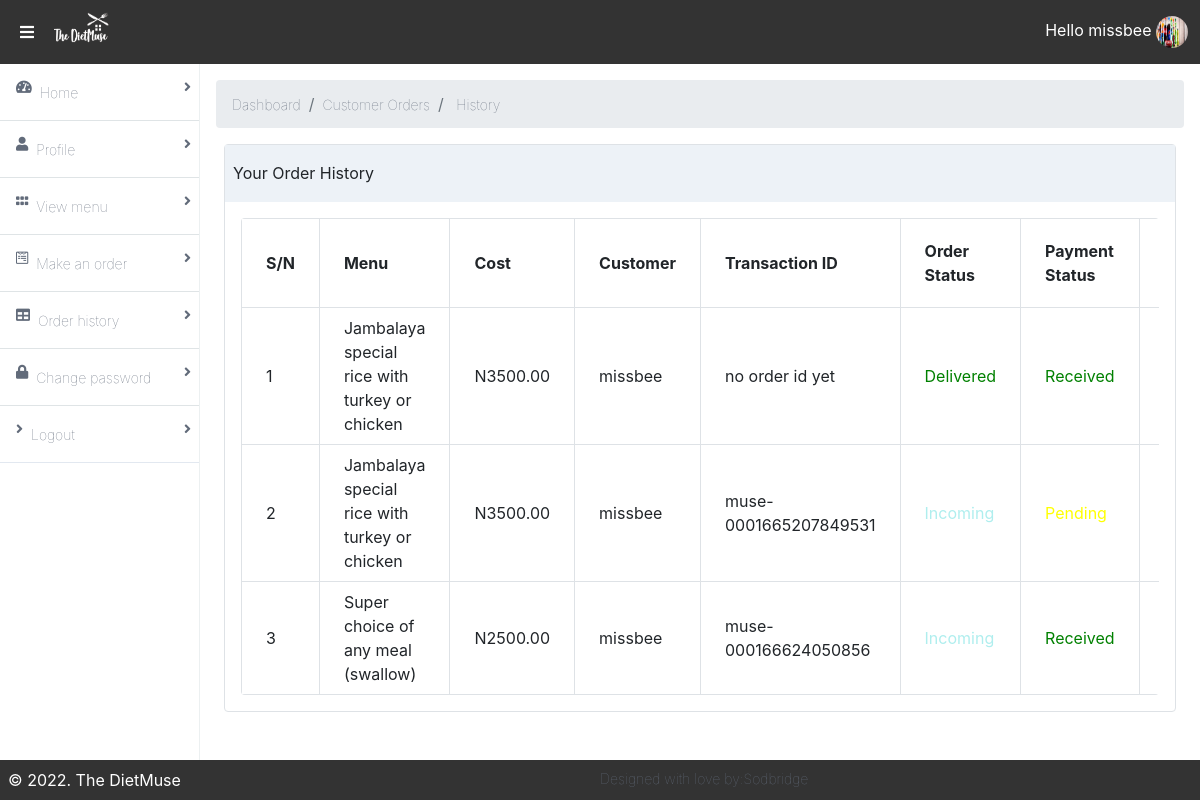
Screenshot of /customer/order-history/ (signed in) with the database file from the repository.
### accounts/models.py (models this page shows, shortened)
class Profile(models.Model):
	gender = (
			('Please select', 'Please select'),
			('Male', 'Male'),
			('Female', 'Female')
		)
	category = (
			('Choose category', 'Choose category'),
			('Monthly', 'Monthly'),
			('Quarterly', 'Quarterly'),
			('Annually', 'Annually'),
		)
	user = models.OneToOneField(User, related_name='profile', on_delete=models.CASCADE)
	dob = models.DateField(blank=True, null=True)
	photo = models.ImageField(upload_to='users', default='default.jpeg', blank=True)
	gender = models.CharField(max_length=100, choices=gender, default='Please Select')
	category = models.CharField(max_length=100, choices=category, blank=True, default='Choose category')
	street_address = models.CharField(max_length=200, blank=True)
	city = models.CharField(max_length=100, blank=True, default='Ondo')
	nationality = models.CharField(max_length=100, blank=True, default='Nigerian')
	state = models.CharField(max_length=200, blank=True, default=100)
	phone_no = models.CharField(max_length=100, blank=True)
	subscribed_member = models.BooleanField(default=False)
	date_created = models.DateTimeField(auto_now_add=True)

### app/models.py (models this page shows, shortened)
class FoodOrder(models.Model):
    menu = models.ForeignKey(Food, related_name='my_food_order', on_delete=models.CASCADE, help_text=u'Select meal.')
    date_needed = models.DateField(help_text=u'Date you need this order: mm/dd/yy')
    no_of_plates = models.CharField(max_length=100, help_text=u'How many many guest(s) owns this meal?')
    message = models.TextField(blank=True, help_text=u'Any special message you want us to know for this order?')
    user = models.ForeignKey(User, related_name='users', on_delete=models.CASCADE, null=True)
    delivery_address = models.TextField(default='Ondo', help_text=u'Please enter the full address for easy delivery.')
    order_status = models.CharField(max_length=50, choices=order_delivery_status, blank=True, default='Received')
    payment_status = models.CharField(max_length=50, choices=order_payment_status, blank=True, default='Pending')
    total_cost = models.DecimalField(max_digits=10, null=True, decimal_places=2)
    order_id = models.CharField(max_length=50, blank=True, default='no order id yet')
    date_created = models.DateTimeField(auto_now=True)
    class Meta:
        ordering = ('-date_created',)

class Food(models.Model):
    name = models.CharField(max_length=200, db_index=True)
    slug = models.SlugField(max_length=200, db_index=True)
    category = models.ForeignKey(Category, related_name='categories', null=True, on_delete=models.CASCADE)
    image = models.ImageField(upload_to='food-menu/',blank=True)
    day = models.CharField(max_length=20, choices=week_choices, default='Munchy Monday')
    description = models.TextField(blank=True)
    return_policy = models.TextField(blank=True, null=True,)
    price = models.DecimalField(max_digits=10, null=True, decimal_places=2)
    available = models.BooleanField(default=True)
    created = models.DateTimeField(auto_now_add=True)
    updated = models.DateTimeField(auto_now=True)
    class Meta:
        index_together = (('id', 'slug'),)
    def __str__(self):
        return self.name

### accounts/views.py (the view)
# urls.py: path('customer/order-history/',order_history, name='order-history'),
@login_required
def order_history(request):
	current_user = request.user
	customer_orders = FoodOrder.objects.filter(user=current_user)
	total_customer_orders = customer_orders.count()
	order_id = int(round(time.time() * 1000))
	print(f'today= 000-{order_id}')
	page = request.GET.get('page')
	paginator = Paginator(customer_orders, 4)
	try:
		customer_orders = paginator.page(page)
	except PageNotAnInteger:
		customer_orders = paginator.page(1) #If page is not an integer deliver the first page
	except EmptyPage:
		customer_orders = paginator.page(paginator.num_pages)
	init_order_cost = 0
	for p in customer_orders:
		total_costs = p.menu.price
		init_order_cost += total_costs
	total_customer_order_costs = init_order_cost
	context = {'customer_orders': customer_orders, 'total_customer_orders':total_customer_orders,\
	'total_customer_order_costs':total_customer_order_costs, 'page':page,}
	return render(request, 'order_history.html', context)

### accounts/templates/order_history.html (shortened to what this page needs)
{% extends 'base.html' %}
{% load static %}
{% load crispy_forms_tags %}
{% block content %}
<main class="bg-white-500 flex-1 p-3 overflow-hidden">
    <nav aria-label="breadcrumb">
      <ol class="breadcrumb">
        <li class="breadcrumb-item"><a class="font-sans font-hairline hover:font-normal text-sm text-nav-item no-underline" href="{% url 'dashboard' %}">Dashboard</a></li>
        <li class="breadcrumb-item"><a class="font-sans font-hairline hover:font-normal text-sm text-nav-item no-underline" href="#">Customer Orders</a></li>
        <li class="breadcrumb-item active" aria-current="page"> <span class="font-sans font-hairline hover:font-normal text-sm text-nav-item no-underline">History</span></li>
      </ol>
    </nav>
    <div class="flex flex-col">
        <div class="flex flex-1  flex-col md:flex-row lg:flex-row mx-2">
            <div class="mb-2 border-solid border-gray-300 rounded border shadow-sm w-full">
                <div class="bg-gray-200 px-2 py-3 border-solid border-gray-200 border-b">
                    Your Order History
                </div>
                <div class="p-3">
                    <table class="table-responsive w-full rounded">
                        <thead>
                          <tr>
                            <th class="border w-1/7 px-4 py-2">S/N</th>
                            <th class="border w-1/7 px-4 py-2">Menu</th>
                            <th class="border w-1/7 px-4 py-2">Cost</th>
                            <th class="border w-1/7 px-4 py-2">Customer</th>
                            <th class="border w-1/7 px-4 py-2">Transaction ID</th>
                            <th class="border w-1/7 px-4 py-2">Order Status</th>
                            <th class="border w-1/7 px-4 py-2">Payment Status</th>
                            <th class="border w-1/7 px-4 py-2">Date of Order</th>
                          </tr>
                        </thead>
                        <tbody>
                          {% for history in customer_orders %}
                            {% if request.user.username == history.user.username %}
                            <tr>
                              <td class="border px-4 py-2">{{ forloop.counter }}</td>
                                <td class="border px-4 py-2">{{ history.menu }}</td>
                                <td class="border px-4 py-2"> N{{ history.menu.price }}</td>
                                <td class="border px-4 py-2">{{ history.user }}</td>
                                <td class="border px-4 py-2">{{ history.order_id }}</td>
                                {% if history.order_status == 'Received' %}
                                  <td class="border px-4 py-2" style="color:blue;">Received</td>
                                {% elif history.order_status == 'Incoming' %}
                                  <td class="border px-4 py-2" style="color:paleturquoise;">Incoming</td>
                                {% elif history.order_status == 'Delivered' %}
                                  <td class="border px-4 py-2" style="color:green;">Delivered</td>
                                {% else %}
                                <td class="border px-4 py-2" style="color:orangered;">Rejected</td>
                                {% endif %}
                                {% if history.payment_status == 'Pending' %}
                                  <td class="border px-4 py-2" style="color:yellow;">Pending</td>
                                {% elif history.payment_status == 'Refunded' %}
                                  <td class="border px-4 py-2" style="color:orangered;">Refunded</td>
                                {% else %}
                                <td class="border px-4 py-2" style="color:green;">Received</td>
                                {% endif %}
                                <td class="border px-4 py-2">{{ history.date_created|date:'M d, Y' }}</td>
                            </tr>
                              {% endif %}
                            {% endfor %}
                        </tbody>
                    </table>
                </div>
            </div>
        </div>
    </div>
</main>
{% endblock content %}

### accounts/templates/base.html (shortened to what this page needs)
{% load static %}
{% load crispy_forms_tags %}
<!DOCTYPE html>
<html lang="en">
<head>
    <link rel="stylesheet" href="{% static 'dist/styles.css' %}">
    <link rel="stylesheet" href="{% static 'dist/all.css' %}">
    <link rel="stylesheet" href="https://cdn.jsdelivr.net/npm/bootstrap@4.0.0/dist/css/bootstrap.min.css">
</head>
<body>
<div class="mx-auto bg-grey-400">
    <div class="min-h-screen flex flex-col">
        <header class="bg-nav" style="background-color:#333">
            <div class="flex justify-between">
                <div class="p-1 mx-3 inline-flex items-center">
                    <i class="fas fa-bars pr-2 text-white" onclick="sidebarToggle()"></i>
                    <h1 class="text-white p-2">
                    <img src="{% static 'images/dietmusenew-removebg-preview.png' %}" style="height:2rem; width:60px;" alt="Logo" class="img-fluid"> </h1>
                </div>
                <div class="p-1 flex flex-row items-center">
                    <a href="#" onclick="profileToggle()" class="text-white p-2 no-underline hidden md:block lg:block">Hello {{ request.user.username }}
                        <img onclick="profileToggle()" class="inline-block h-8 w-8 rounded-full" src="{{ request.user.profile.photo.url }}" alt="user picture">
                    </a>
                </div>
            </div>
        </header>
        <div class="flex flex-1">
            <aside id="sidebar" style="background-color:transparent;" class="bg-side-nav w-1/2 md:w-1/6 lg:w-1/6 border-r border-side-nav hidden md:block lg:block">
                <ul class="list-reset flex flex-col">
                    <li class=" w-full h-full py-3 px-2 border-b border-light-border bg-white">
                        <a href="{% url 'index' %}"
                           class="font-sans font-hairline hover:font-normal text-sm text-nav-item no-underline">
                            <i class="fas fa-tachometer-alt float-left mx-2"></i>
                            Home
                            <span><i class="fas fa-angle-right float-right"></i></span>
                        </a>
                    </li>
                    <li class=" w-full h-full py-3 px-2 border-b border-light-border bg-white">
                        <a href="{% url 'dashboard' %}"
                           class="font-sans font-hairline hover:font-normal text-sm text-nav-item no-underline">
                            <i class="fas fa-user float-left mx-2"></i>
                            Profile
                            <span><i class="fas fa-angle-right float-right"></i></span>
                        </a>
                    </li>
                    <li class="w-full h-full py-3 px-2 border-b border-light-border">
                        <a href="{% url 'food-menu' %}"
                           class="font-sans font-hairline hover:font-normal text-sm text-nav-item no-underline">
                            <i class="fas fa-grip-horizontal float-left mx-2"></i>
                            View menu
                            <span><i class="fa fa-angle-right float-right"></i></span>
                        </a>
                    </li>
                    {% if request.user.username == 'gabby' %}
                        <li class="w-full h-full py-3 px-2 border-b border-light-border">
                        <a href="{% url 'view-orders' %}"
                           class="font-sans font-hairline hover:font-normal text-sm text-nav-item no-underline">
                            <i class="fab fa-wpforms float-left mx-2"></i>
                            Customers orders
                            <span><i class="fa fa-angle-right float-right"></i></span>
                        </a>
                    </li>
                   {% else %}
                    <li class="w-full h-full py-3 px-2 border-b border-light-border">
                        <a href="{% url 'make-order' %}"
                           class="font-sans font-hairline hover:font-normal text-sm text-nav-item no-underline">
                            <i class="fab fa-wpforms float-left mx-2"></i>
                            Make an order
                            <span><i class="fa fa-angle-right float-right"></i></span>
                        </a>
                    </li>
                     {% endif %}
                    <li class="w-full h-full py-3 px-2 border-b border-light-border">
                        <a href="{% url 'order-history' %}"
                           class="font-sans font-hairline hover:font-normal text-sm text-nav-item no-underline">
                            <i class="fas fa-table float-left mx-2"></i>
                            Order history
                            <span><i class="fa fa-angle-right float-right"></i></span>
                        </a>
                    </li>
                    <li class="w-full h-full py-3 px-2 border-b border-light-border">
                        <a href="{% url 'password_change' %}"
                           class="font-sans font-hairline hover:font-normal text-sm text-nav-item no-underline">
                            <i class="fas fa-lock float-left mx-2"></i>
                            Change password
                            <span><i class="fa fa-angle-right float-right"></i></span>
                        </a>
                    </li>
                    <li class="w-full h-full py-3 px-2 border-b border-300-border">
                        <a href="{% url 'logout' %}" class="font-sans font-hairline hover:font-normal text-sm text-nav-item no-underline">
                            <i class="fas fa-angle-right float-left mx-2"></i>
                            Logout
                            <span><i class="fa fa-angle-right float-right"></i></span>
                        </a>
                    </li>
                        </ul>
            </aside>
            {% block content %}
            {% endblock %}
        </div>
        <footer class="bg-grey-darkest text-white p-2" style="background-color:#333;">
            <div style="display:flex; text-align:center; margin: auto;">
                <div class="flex flex-1 mx-auto">&copy; 2022. The DietMuse</div>
                <div class="flex flex-1 mx-auto font-sans font-hairline hover:font-normal text-sm text-nav-item no-underline"> Designed with love by:<a class="font-sans font-hairline hover:font-normal text-sm text-nav-item no-underline" href="https://sodbridgeacademy.com/" target=" _blank"> Sodbridge</a></div>
            </div>
        </footer>
    </div>
</div>
</body>
</html>

### rows the page displays
FoodOrder: menu "Jambalaya special rice with turkey or chicken", menu.price "3500.00", user "missbee", order_id "no order id yet", order_status "Delivered", payment_status "Received"
FoodOrder: menu "Jambalaya special rice with turkey or chicken", menu.price "3500.00", user "missbee", order_id "muse-0001665207849531", order_status "Incoming", payment_status "Pending"
FoodOrder: menu "Super choice of any meal (swallow)", menu.price "2500.00", user "missbee", order_id "muse-000166624050856", order_status "Incoming", payment_status "Received"

### other values shown
{{ request.user.username }} "missbee"
